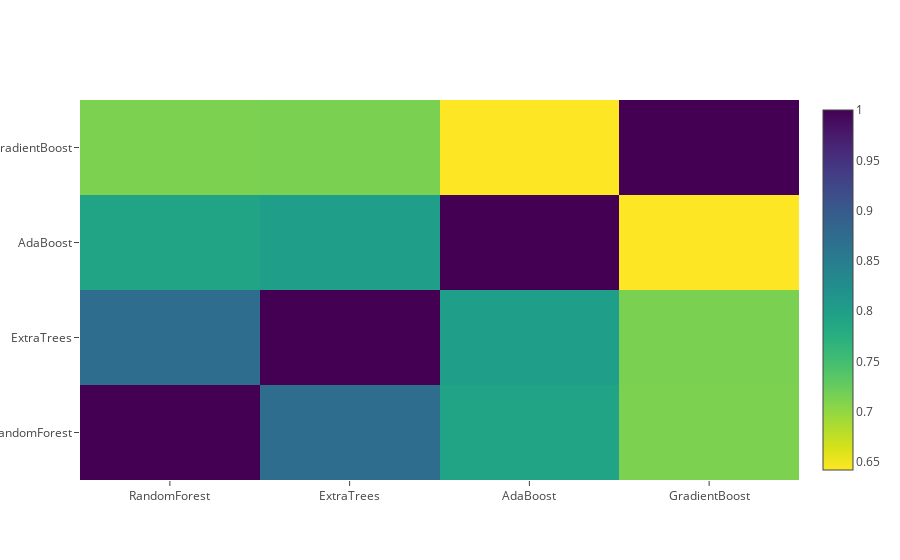

The cell this chart's notebook holds for it:
### Code cell
#visualize the correlation of second level training set
data = [go.Heatmap(z= base_predictions_train.astype(float).corr().values,
                   x=base_predictions_train.columns.values,
                   y= base_predictions_train.columns.values,
                   colorscale='Viridis',
                   showscale=True,
                   reversescale = True)]

py.iplot(data, filename='labelled-heatmap')

### Figure 1 — Plotly figure (JSON) as saved in the notebook; plotly's stock layout.template omitted (floating-point values rounded to 4 significant figures)
{"data": [{"type": "heatmap", "z": [[1, 0.8728, 0.7923, 0.7127], [0.8728, 1, 0.8015, 0.7141], [0.7923, 0.8015, 1, 0.6423], [0.7127, 0.7141, 0.6423, 1]], "x": ["RandomForest", "ExtraTrees", "AdaBoost", "GradientBoost"], "y": ["RandomForest", "ExtraTrees", "AdaBoost", "GradientBoost"], "colorscale": "Viridis", "showscale": true, "reversescale": true}], "layout": {"xaxis": {"type": "category", "range": [-0.5, 3.5], "autorange": true}, "yaxis": {"type": "category", "range": [-0.5, 3.5], "autorange": true}, "autosize": true}}
